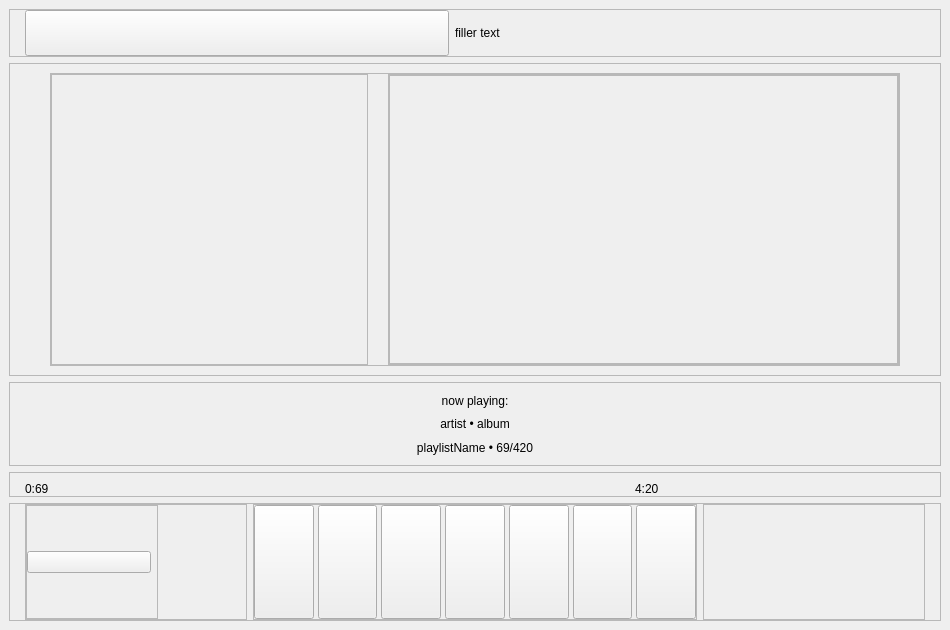
<?xml version="1.0" encoding="UTF-8"?>
<ui version="4.0">
 <class>MainWindow</class>
 <widget class="QMainWindow" name="MainWindow">
  <property name="geometry">
   <rect>
    <x>0</x>
    <y>0</y>
    <width>950</width>
    <height>630</height>
   </rect>
  </property>
  <property name="windowTitle">
   <string>peanut</string>
  </property>
  <property name="windowIcon">
   <iconset resource="../../resources.qrc">
    <normaloff>:/icon/resources/windowicon.png</normaloff>:/icon/resources/windowicon.png</iconset>
  </property>
  <property name="styleSheet">
   <string notr="true">/* General */

/* all widgets */
* {
	
}

CircleImageButton[activatedState=&quot;true&quot;] {
	border: 2px solid rgb(0, 255, 0);
}

#info_pageTitle {
	font: 20px;
}

#centralwidget {
	background-color:  #121212;
}
QFrame {
	background: transparent;
	border: none;
}

/* Progress Bars */

ScrollProgressBar #backgroundFrame {
	background-color: gray;
}
ScrollProgressBar #progressFrame {
	background-color: red;
}
ProgressCircleBar &gt; #knobFrame {
	background-color: red;
}
ScrollProgressBar #progressFrame {
	background-color: red;
}

/* Playlist Selector Page */

#action_loadFromURL {
	background-color: rgb(60, 60, 60);
	padding: 2px 16px 2px 16px;
	border: 1px solid rgb(80, 80, 80);
	border-radius: 6px;
}
#action_loadFromURL:hover {
	background-color: rgb(70, 70, 70);
}
#action_loadFromURL:pressed {
	background-color: transparent;
}
#input_playlistURL {
	background-color: rgb(45, 45, 45);
	border-radius: 4px;
	border: 1px solid rgb(80, 80, 80);
	padding: 2px 2px 2px 2px;
}
#container_playlistSelector QPushButton {
	text-align: left;
	border-radius: 0px;
	background-color: rgb(0, 133, 200);
	padding: 4px;
}
#container_playlistSelector QPushButton:hover {
	background-color: rgb(0, 170, 255);
}
#container_playlistSelector QPushButton:pressed {
	background-color: transparent;
}

/* Audio Player Page */

TrackFrame {
	background-color: rgb(66, 66, 66);
}
TrackFrame[selectedState=&quot;true&quot;] {
	background-color: rgb(0, 170, 255);
}
TrackFrame[downloadedState=&quot;false&quot;] {
	background-color: rgb(103, 103, 103);
}
TrackFrame[downloadedState=&quot;false&quot;][selectedState=&quot;true&quot;] {
	background-color: rgb(255, 85, 0);
}
#container_nextListScrollArea QPushButton {
	border-radius: 0px;
}
QScrollArea {
	border-radius: 4px;
	border: 4px solid rgb(66, 66, 66);
}
#container_nextList QPushButton #TitleLabel {
	font: 14px;
}
#container_nextList QPushButton #ArtistLabel {
	font: 12px;
	color: rgb(199, 199, 199);
}
#container_middleFrame QLabel {
	font: 12px;
}</string>
  </property>
  <widget class="QWidget" name="centralwidget">
   <layout class="QVBoxLayout" name="verticalLayout_2">
    <item>
     <widget class="QFrame" name="container_topFrame">
      <property name="sizePolicy">
       <sizepolicy hsizetype="Preferred" vsizetype="Preferred">
        <horstretch>0</horstretch>
        <verstretch>8</verstretch>
       </sizepolicy>
      </property>
      <property name="frameShape">
       <enum>QFrame::Shape::StyledPanel</enum>
      </property>
      <property name="frameShadow">
       <enum>QFrame::Shadow::Raised</enum>
      </property>
      <layout class="QHBoxLayout" name="horizontalLayout" stretch="0,0,0">
       <property name="leftMargin">
        <number>15</number>
       </property>
       <property name="topMargin">
        <number>0</number>
       </property>
       <property name="rightMargin">
        <number>15</number>
       </property>
       <property name="bottomMargin">
        <number>0</number>
       </property>
       <item>
        <widget class="CircleImageButton" name="action_home">
         <property name="sizePolicy">
          <sizepolicy hsizetype="Expanding" vsizetype="Expanding">
           <horstretch>0</horstretch>
           <verstretch>0</verstretch>
          </sizepolicy>
         </property>
         <property name="icon">
          <iconset resource="../../resources.qrc">
           <normaloff>:/buttons/resources/white/home.png</normaloff>:/buttons/resources/white/home.png</iconset>
         </property>
        </widget>
       </item>
       <item>
        <widget class="QLabel" name="info_pageTitle">
         <property name="text">
          <string>filler text</string>
         </property>
         <property name="textFormat">
          <enum>Qt::TextFormat::MarkdownText</enum>
         </property>
        </widget>
       </item>
       <item>
        <spacer name="horizontalSpacer">
         <property name="orientation">
          <enum>Qt::Orientation::Horizontal</enum>
         </property>
         <property name="sizeHint" stdset="0">
          <size>
           <width>40</width>
           <height>20</height>
          </size>
         </property>
        </spacer>
       </item>
      </layout>
     </widget>
    </item>
    <item>
     <widget class="QStackedWidget" name="container_stackedWidget">
      <property name="sizePolicy">
       <sizepolicy hsizetype="Preferred" vsizetype="Preferred">
        <horstretch>0</horstretch>
        <verstretch>92</verstretch>
       </sizepolicy>
      </property>
      <property name="currentIndex">
       <number>0</number>
      </property>
      <widget class="QWidget" name="page_audioPlayer">
       <layout class="QVBoxLayout" name="verticalLayout_5">
        <property name="leftMargin">
         <number>0</number>
        </property>
        <property name="topMargin">
         <number>0</number>
        </property>
        <property name="rightMargin">
         <number>0</number>
        </property>
        <property name="bottomMargin">
         <number>0</number>
        </property>
        <item>
         <widget class="QFrame" name="container_upperMiddleFrame">
          <property name="sizePolicy">
           <sizepolicy hsizetype="Preferred" vsizetype="Preferred">
            <horstretch>0</horstretch>
            <verstretch>45</verstretch>
           </sizepolicy>
          </property>
          <property name="frameShape">
           <enum>QFrame::Shape::StyledPanel</enum>
          </property>
          <property name="frameShadow">
           <enum>QFrame::Shadow::Raised</enum>
          </property>
          <layout class="QHBoxLayout" name="horizontalLayout_2" stretch="0,1,0">
           <property name="spacing">
            <number>0</number>
           </property>
           <property name="leftMargin">
            <number>40</number>
           </property>
           <property name="topMargin">
            <number>9</number>
           </property>
           <property name="rightMargin">
            <number>40</number>
           </property>
           <item>
            <spacer name="horizontalSpacer_5">
             <property name="orientation">
              <enum>Qt::Orientation::Horizontal</enum>
             </property>
             <property name="sizeHint" stdset="0">
              <size>
               <width>0</width>
               <height>0</height>
              </size>
             </property>
            </spacer>
           </item>
           <item>
            <widget class="QFrame" name="container_upperMiddleMiddleFrame">
             <property name="frameShape">
              <enum>QFrame::Shape::StyledPanel</enum>
             </property>
             <property name="frameShadow">
              <enum>QFrame::Shadow::Raised</enum>
             </property>
             <layout class="QHBoxLayout" name="horizontalLayout_9">
              <property name="spacing">
               <number>20</number>
              </property>
              <property name="leftMargin">
               <number>0</number>
              </property>
              <property name="topMargin">
               <number>0</number>
              </property>
              <property name="rightMargin">
               <number>0</number>
              </property>
              <property name="bottomMargin">
               <number>0</number>
              </property>
              <item>
               <widget class="SquareFrame" name="container_albumCover">
                <property name="minimumSize">
                 <size>
                  <width>317</width>
                  <height>0</height>
                 </size>
                </property>
                <property name="maximumSize">
                 <size>
                  <width>317</width>
                  <height>16777215</height>
                 </size>
                </property>
                <property name="frameShape">
                 <enum>QFrame::Shape::StyledPanel</enum>
                </property>
                <layout class="QVBoxLayout" name="verticalLayout_4">
                 <property name="spacing">
                  <number>0</number>
                 </property>
                 <property name="leftMargin">
                  <number>0</number>
                 </property>
                 <property name="topMargin">
                  <number>0</number>
                 </property>
                 <property name="rightMargin">
                  <number>0</number>
                 </property>
                 <property name="bottomMargin">
                  <number>0</number>
                 </property>
                 <item>
                  <widget class="QLabel" name="info_albumCover">
                   <property name="sizePolicy">
                    <sizepolicy hsizetype="Ignored" vsizetype="Ignored">
                     <horstretch>0</horstretch>
                     <verstretch>0</verstretch>
                    </sizepolicy>
                   </property>
                   <property name="text">
                    <string/>
                   </property>
                   <property name="scaledContents">
                    <bool>true</bool>
                   </property>
                   <property name="alignment">
                    <set>Qt::AlignmentFlag::AlignCenter</set>
                   </property>
                  </widget>
                 </item>
                </layout>
               </widget>
              </item>
              <item>
               <widget class="QFrame" name="container_nextListFrame">
                <property name="frameShape">
                 <enum>QFrame::Shape::StyledPanel</enum>
                </property>
                <property name="frameShadow">
                 <enum>QFrame::Shadow::Raised</enum>
                </property>
                <layout class="QVBoxLayout" name="verticalLayout_3">
                 <property name="spacing">
                  <number>0</number>
                 </property>
                 <property name="leftMargin">
                  <number>0</number>
                 </property>
                 <property name="topMargin">
                  <number>0</number>
                 </property>
                 <property name="rightMargin">
                  <number>0</number>
                 </property>
                 <property name="bottomMargin">
                  <number>0</number>
                 </property>
                 <item>
                  <widget class="QScrollArea" name="container_nextList">
                   <property name="sizePolicy">
                    <sizepolicy hsizetype="Preferred" vsizetype="Expanding">
                     <horstretch>0</horstretch>
                     <verstretch>0</verstretch>
                    </sizepolicy>
                   </property>
                   <property name="verticalScrollBarPolicy">
                    <enum>Qt::ScrollBarPolicy::ScrollBarAlwaysOff</enum>
                   </property>
                   <property name="horizontalScrollBarPolicy">
                    <enum>Qt::ScrollBarPolicy::ScrollBarAlwaysOff</enum>
                   </property>
                   <property name="widgetResizable">
                    <bool>true</bool>
                   </property>
                   <property name="alignment">
                    <set>Qt::AlignmentFlag::AlignLeading|Qt::AlignmentFlag::AlignLeft|Qt::AlignmentFlag::AlignVCenter</set>
                   </property>
                   <widget class="QWidget" name="container_nextListScrollArea">
                    <property name="geometry">
                     <rect>
                      <x>0</x>
                      <y>0</y>
                      <width>507</width>
                      <height>309</height>
                     </rect>
                    </property>
                    <property name="layoutDirection">
                     <enum>Qt::LayoutDirection::LeftToRight</enum>
                    </property>
                    <layout class="QVBoxLayout" name="verticalLayout_7">
                     <property name="spacing">
                      <number>9</number>
                     </property>
                     <property name="sizeConstraint">
                      <enum>QLayout::SizeConstraint::SetDefaultConstraint</enum>
                     </property>
                     <property name="leftMargin">
                      <number>2</number>
                     </property>
                     <property name="rightMargin">
                      <number>2</number>
                     </property>
                     <item>
                      <spacer name="verticalSpacer">
                       <property name="orientation">
                        <enum>Qt::Orientation::Vertical</enum>
                       </property>
                       <property name="sizeHint" stdset="0">
                        <size>
                         <width>20</width>
                         <height>40</height>
                        </size>
                       </property>
                      </spacer>
                     </item>
                    </layout>
                   </widget>
                  </widget>
                 </item>
                </layout>
               </widget>
              </item>
             </layout>
            </widget>
           </item>
           <item>
            <spacer name="horizontalSpacer_6">
             <property name="orientation">
              <enum>Qt::Orientation::Horizontal</enum>
             </property>
             <property name="sizeHint" stdset="0">
              <size>
               <width>0</width>
               <height>0</height>
              </size>
             </property>
            </spacer>
           </item>
          </layout>
         </widget>
        </item>
        <item>
         <widget class="QFrame" name="container_middleFrame">
          <property name="sizePolicy">
           <sizepolicy hsizetype="Preferred" vsizetype="Preferred">
            <horstretch>0</horstretch>
            <verstretch>12</verstretch>
           </sizepolicy>
          </property>
          <property name="frameShape">
           <enum>QFrame::Shape::StyledPanel</enum>
          </property>
          <property name="frameShadow">
           <enum>QFrame::Shadow::Raised</enum>
          </property>
          <layout class="QVBoxLayout" name="verticalLayout">
           <item>
            <widget class="QLabel" name="info_trackName">
             <property name="text">
              <string>now playing:</string>
             </property>
             <property name="alignment">
              <set>Qt::AlignmentFlag::AlignCenter</set>
             </property>
            </widget>
           </item>
           <item>
            <widget class="QLabel" name="info_artistAlbum">
             <property name="text">
              <string>artist • album</string>
             </property>
             <property name="alignment">
              <set>Qt::AlignmentFlag::AlignCenter</set>
             </property>
            </widget>
           </item>
           <item>
            <widget class="QLabel" name="info_playlistData">
             <property name="text">
              <string>playlistName • 69/420</string>
             </property>
             <property name="alignment">
              <set>Qt::AlignmentFlag::AlignCenter</set>
             </property>
            </widget>
           </item>
          </layout>
         </widget>
        </item>
        <item>
         <widget class="QFrame" name="container_lowerMiddleFrame">
          <property name="sizePolicy">
           <sizepolicy hsizetype="Preferred" vsizetype="Preferred">
            <horstretch>0</horstretch>
            <verstretch>2</verstretch>
           </sizepolicy>
          </property>
          <property name="frameShape">
           <enum>QFrame::Shape::StyledPanel</enum>
          </property>
          <property name="frameShadow">
           <enum>QFrame::Shadow::Raised</enum>
          </property>
          <layout class="QHBoxLayout" name="horizontalLayout_3">
           <property name="spacing">
            <number>15</number>
           </property>
           <property name="leftMargin">
            <number>15</number>
           </property>
           <property name="topMargin">
            <number>9</number>
           </property>
           <property name="rightMargin">
            <number>15</number>
           </property>
           <property name="bottomMargin">
            <number>0</number>
           </property>
           <item>
            <widget class="QLabel" name="info_trackCurrentTime">
             <property name="text">
              <string>0:69</string>
             </property>
            </widget>
           </item>
           <item>
            <widget class="ScrollProgressBar" name="info_progressBar">
             <property name="styleSheet">
              <string notr="true"/>
             </property>
            </widget>
           </item>
           <item>
            <widget class="QLabel" name="info_trackTotalTime">
             <property name="text">
              <string>4:20</string>
             </property>
            </widget>
           </item>
          </layout>
         </widget>
        </item>
        <item>
         <widget class="QFrame" name="container_lowerFrame">
          <property name="sizePolicy">
           <sizepolicy hsizetype="Preferred" vsizetype="Preferred">
            <horstretch>0</horstretch>
            <verstretch>10</verstretch>
           </sizepolicy>
          </property>
          <property name="frameShape">
           <enum>QFrame::Shape::StyledPanel</enum>
          </property>
          <property name="frameShadow">
           <enum>QFrame::Shadow::Raised</enum>
          </property>
          <layout class="QHBoxLayout" name="horizontalLayout_4">
           <property name="leftMargin">
            <number>15</number>
           </property>
           <property name="topMargin">
            <number>0</number>
           </property>
           <property name="rightMargin">
            <number>15</number>
           </property>
           <property name="bottomMargin">
            <number>0</number>
           </property>
           <item>
            <widget class="QFrame" name="container_left">
             <property name="sizePolicy">
              <sizepolicy hsizetype="Preferred" vsizetype="Preferred">
               <horstretch>1</horstretch>
               <verstretch>0</verstretch>
              </sizepolicy>
             </property>
             <property name="frameShape">
              <enum>QFrame::Shape::StyledPanel</enum>
             </property>
             <property name="frameShadow">
              <enum>QFrame::Shadow::Raised</enum>
             </property>
             <layout class="QHBoxLayout" name="horizontalLayout_6" stretch="3,2">
              <property name="spacing">
               <number>0</number>
              </property>
              <property name="leftMargin">
               <number>0</number>
              </property>
              <property name="topMargin">
               <number>0</number>
              </property>
              <property name="rightMargin">
               <number>0</number>
              </property>
              <property name="bottomMargin">
               <number>0</number>
              </property>
              <item>
               <widget class="QFrame" name="container_volumeBar">
                <property name="sizePolicy">
                 <sizepolicy hsizetype="Preferred" vsizetype="Preferred">
                  <horstretch>0</horstretch>
                  <verstretch>0</verstretch>
                 </sizepolicy>
                </property>
                <property name="frameShape">
                 <enum>QFrame::Shape::StyledPanel</enum>
                </property>
                <property name="frameShadow">
                 <enum>QFrame::Shadow::Raised</enum>
                </property>
                <layout class="QHBoxLayout" name="horizontalLayout_8">
                 <property name="leftMargin">
                  <number>0</number>
                 </property>
                 <property name="topMargin">
                  <number>45</number>
                 </property>
                 <property name="rightMargin">
                  <number>0</number>
                 </property>
                 <property name="bottomMargin">
                  <number>45</number>
                 </property>
                 <item>
                  <widget class="CircleImageButton" name="action_mute">
                   <property name="sizePolicy">
                    <sizepolicy hsizetype="Expanding" vsizetype="Expanding">
                     <horstretch>0</horstretch>
                     <verstretch>0</verstretch>
                    </sizepolicy>
                   </property>
                   <property name="icon">
                    <iconset resource="../../resources.qrc">
                     <normaloff>:/buttons/resources/white/volume.png</normaloff>:/buttons/resources/white/volume.png</iconset>
                   </property>
                  </widget>
                 </item>
                 <item>
                  <widget class="ProgressCircleBar" name="input_volumeBar">
                   <property name="styleSheet">
                    <string notr="true"/>
                   </property>
                  </widget>
                 </item>
                </layout>
               </widget>
              </item>
              <item>
               <spacer name="horizontalSpacer_4">
                <property name="orientation">
                 <enum>Qt::Orientation::Horizontal</enum>
                </property>
                <property name="sizeHint" stdset="0">
                 <size>
                  <width>0</width>
                  <height>20</height>
                 </size>
                </property>
               </spacer>
              </item>
             </layout>
            </widget>
           </item>
           <item>
            <widget class="QFrame" name="container_middle">
             <property name="sizePolicy">
              <sizepolicy hsizetype="Preferred" vsizetype="Preferred">
               <horstretch>2</horstretch>
               <verstretch>0</verstretch>
              </sizepolicy>
             </property>
             <property name="frameShape">
              <enum>QFrame::Shape::StyledPanel</enum>
             </property>
             <property name="frameShadow">
              <enum>QFrame::Shadow::Raised</enum>
             </property>
             <layout class="QHBoxLayout" name="horizontalLayout_5">
              <property name="spacing">
               <number>4</number>
              </property>
              <property name="leftMargin">
               <number>0</number>
              </property>
              <property name="topMargin">
               <number>0</number>
              </property>
              <property name="rightMargin">
               <number>0</number>
              </property>
              <property name="bottomMargin">
               <number>0</number>
              </property>
              <item>
               <widget class="CircleImageButton" name="action_download">
                <property name="sizePolicy">
                 <sizepolicy hsizetype="Expanding" vsizetype="Expanding">
                  <horstretch>0</horstretch>
                  <verstretch>0</verstretch>
                 </sizepolicy>
                </property>
                <property name="icon">
                 <iconset resource="../../resources.qrc">
                  <normaloff>:/buttons/resources/white/download.png</normaloff>:/buttons/resources/white/download.png</iconset>
                </property>
               </widget>
              </item>
              <item>
               <widget class="CircleImageButton" name="action_organize">
                <property name="sizePolicy">
                 <sizepolicy hsizetype="Expanding" vsizetype="Expanding">
                  <horstretch>0</horstretch>
                  <verstretch>0</verstretch>
                 </sizepolicy>
                </property>
                <property name="icon">
                 <iconset resource="../../resources.qrc">
                  <normaloff>:/buttons/resources/white/organize.png</normaloff>:/buttons/resources/white/organize.png</iconset>
                </property>
               </widget>
              </item>
              <item>
               <widget class="CircleImageButton" name="action_previous">
                <property name="sizePolicy">
                 <sizepolicy hsizetype="Expanding" vsizetype="Expanding">
                  <horstretch>0</horstretch>
                  <verstretch>0</verstretch>
                 </sizepolicy>
                </property>
                <property name="icon">
                 <iconset resource="../../resources.qrc">
                  <normaloff>:/buttons/resources/white/reverse.png</normaloff>:/buttons/resources/white/reverse.png</iconset>
                </property>
               </widget>
              </item>
              <item>
               <widget class="CircleImageButton" name="action_play">
                <property name="sizePolicy">
                 <sizepolicy hsizetype="Expanding" vsizetype="Expanding">
                  <horstretch>0</horstretch>
                  <verstretch>0</verstretch>
                 </sizepolicy>
                </property>
                <property name="icon">
                 <iconset resource="../../resources.qrc">
                  <normaloff>:/buttons/resources/white/play.png</normaloff>:/buttons/resources/white/play.png</iconset>
                </property>
               </widget>
              </item>
              <item>
               <widget class="CircleImageButton" name="action_skip">
                <property name="sizePolicy">
                 <sizepolicy hsizetype="Expanding" vsizetype="Expanding">
                  <horstretch>0</horstretch>
                  <verstretch>0</verstretch>
                 </sizepolicy>
                </property>
                <property name="icon">
                 <iconset resource="../../resources.qrc">
                  <normaloff>:/buttons/resources/white/skip.png</normaloff>:/buttons/resources/white/skip.png</iconset>
                </property>
               </widget>
              </item>
              <item>
               <widget class="CircleImageButton" name="action_shuffle">
                <property name="sizePolicy">
                 <sizepolicy hsizetype="Expanding" vsizetype="Expanding">
                  <horstretch>0</horstretch>
                  <verstretch>0</verstretch>
                 </sizepolicy>
                </property>
                <property name="icon">
                 <iconset resource="../../resources.qrc">
                  <normaloff>:/buttons/resources/white/shuffle.png</normaloff>:/buttons/resources/white/shuffle.png</iconset>
                </property>
               </widget>
              </item>
              <item>
               <widget class="CircleImageButton" name="action_loop">
                <property name="sizePolicy">
                 <sizepolicy hsizetype="Expanding" vsizetype="Expanding">
                  <horstretch>0</horstretch>
                  <verstretch>0</verstretch>
                 </sizepolicy>
                </property>
                <property name="icon">
                 <iconset resource="../../resources.qrc">
                  <normaloff>:/buttons/resources/white/loop.png</normaloff>:/buttons/resources/white/loop.png</iconset>
                </property>
               </widget>
              </item>
             </layout>
            </widget>
           </item>
           <item>
            <widget class="QFrame" name="container_right">
             <property name="sizePolicy">
              <sizepolicy hsizetype="Preferred" vsizetype="Preferred">
               <horstretch>1</horstretch>
               <verstretch>0</verstretch>
              </sizepolicy>
             </property>
             <property name="frameShape">
              <enum>QFrame::Shape::StyledPanel</enum>
             </property>
             <property name="frameShadow">
              <enum>QFrame::Shadow::Raised</enum>
             </property>
            </widget>
           </item>
           <item>
            <spacer name="horizontalSpacer_2">
             <property name="orientation">
              <enum>Qt::Orientation::Horizontal</enum>
             </property>
             <property name="sizeHint" stdset="0">
              <size>
               <width>0</width>
               <height>20</height>
              </size>
             </property>
            </spacer>
           </item>
           <item>
            <spacer name="horizontalSpacer_3">
             <property name="orientation">
              <enum>Qt::Orientation::Horizontal</enum>
             </property>
             <property name="sizeHint" stdset="0">
              <size>
               <width>0</width>
               <height>20</height>
              </size>
             </property>
            </spacer>
           </item>
          </layout>
         </widget>
        </item>
       </layout>
      </widget>
      <widget class="QWidget" name="page_playlistSelector">
       <layout class="QVBoxLayout" name="verticalLayout_6">
        <property name="leftMargin">
         <number>0</number>
        </property>
        <property name="topMargin">
         <number>0</number>
        </property>
        <property name="rightMargin">
         <number>0</number>
        </property>
        <property name="bottomMargin">
         <number>0</number>
        </property>
        <item>
         <widget class="QFrame" name="container_playlistLoader">
          <property name="sizePolicy">
           <sizepolicy hsizetype="Preferred" vsizetype="Preferred">
            <horstretch>0</horstretch>
            <verstretch>10</verstretch>
           </sizepolicy>
          </property>
          <property name="frameShape">
           <enum>QFrame::Shape::StyledPanel</enum>
          </property>
          <property name="frameShadow">
           <enum>QFrame::Shadow::Raised</enum>
          </property>
          <layout class="QHBoxLayout" name="horizontalLayout_7">
           <item>
            <widget class="QLineEdit" name="input_playlistURL">
             <property name="placeholderText">
              <string>Load from youtube playlist url...</string>
             </property>
            </widget>
           </item>
           <item>
            <widget class="QPushButton" name="action_loadFromURL">
             <property name="text">
              <string>Load</string>
             </property>
            </widget>
           </item>
          </layout>
         </widget>
        </item>
        <item>
         <widget class="QScrollArea" name="container_playlistSelector">
          <property name="sizePolicy">
           <sizepolicy hsizetype="Expanding" vsizetype="Expanding">
            <horstretch>0</horstretch>
            <verstretch>90</verstretch>
           </sizepolicy>
          </property>
          <property name="widgetResizable">
           <bool>true</bool>
          </property>
          <widget class="QWidget" name="container_playlistSelectorScrollArea">
           <property name="geometry">
            <rect>
             <x>0</x>
             <y>0</y>
             <width>92</width>
             <height>22</height>
            </rect>
           </property>
           <layout class="QVBoxLayout" name="verticalLayout_8"/>
          </widget>
         </widget>
        </item>
       </layout>
      </widget>
     </widget>
    </item>
   </layout>
  </widget>
 </widget>
 <customwidgets>
  <customwidget>
   <class>CircleImageButton</class>
   <extends>QPushButton</extends>
   <header>customwidgets.circleimagebutton.circleimagebutton</header>
  </customwidget>
  <customwidget>
   <class>ProgressCircleBar</class>
   <extends>ScrollProgressBar</extends>
   <header>customwidgets.scrollprogressbar.progresscirclebar</header>
  </customwidget>
  <customwidget>
   <class>ScrollProgressBar</class>
   <extends>QFrame</extends>
   <header>customwidgets.scrollprogressbar.scrollprogressbar</header>
  </customwidget>
  <customwidget>
   <class>SquareFrame</class>
   <extends>QFrame</extends>
   <header>customwidgets.squareframe.squareframe</header>
   <container>1</container>
  </customwidget>
 </customwidgets>
 <resources>
  <include location="../../resources.qrc"/>
 </resources>
 <connections/>
</ui>
